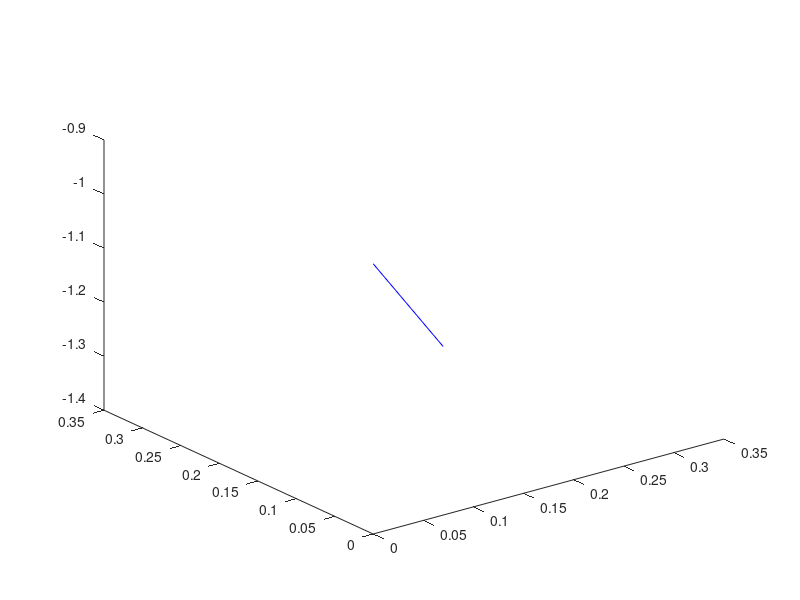

Recreate this plot in MATLAB. (Note: this script raises an error after producing the figure.)
numberOfPoint = 20;

figure
startPoint = [0,0,-0.9];
endPoint = [0.3,0.3,-1.4];
x_trajectory = linspace(startPoint(1), endPoint(1), numberOfPoint);
y_trajectory = linspace(startPoint(2), endPoint(2), numberOfPoint);
z_trajectory = linspace(startPoint(3), endPoint(3), numberOfPoint);
trajectory = [x_trajectory; y_trajectory; z_trajectory];

vector = [startPoint;endPoint];
plot3(vector(:,1),vector(:,2),vector(:,3),'b');
hold on
for i = 1:numberOfPoint
    invertKinematic(trajectory(1,i),trajectory(2,i),trajectory(3,i));
    pause(0.1);
end

startPoint = endPoint;
endPoint = [-0.2, -0.2, -1.2];
x_trajectory = linspace(startPoint(1), endPoint(1), numberOfPoint);
y_trajectory = linspace(startPoint(2), endPoint(2), numberOfPoint);
z_trajectory = linspace(startPoint(3), endPoint(3), numberOfPoint);
trajectory = [x_trajectory; y_trajectory; z_trajectory];
for i = 1:numberOfPoint
    invertKinematic(trajectory(1,i),trajectory(2,i),trajectory(3,i));
    pause(0.1);
end
